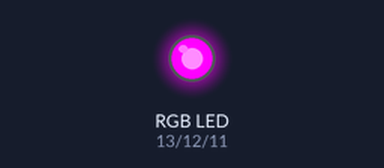
A sketch run on a simulated Arduino Uno, built with avr-gcc and run on an emulated ATmega328P. On the bench: an RGB LED mixed from three pins (HIGH = lit).

Above: at 0.1 s.
Timing chart, 0 to 1.6 s (numbered marks = the images above):
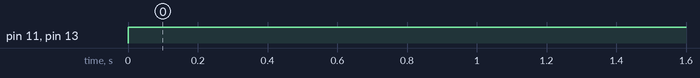

The sketch:

rgb-led-violet.ino
```cpp
int RED = 13;
int GREEN = 12;
int BLUE = 11;

void setup() {
  pinMode(RED, OUTPUT);
  pinMode(GREEN, OUTPUT);
  pinMode(BLUE, OUTPUT);
}

void loop() {
  analogWrite(RED, 255);
  analogWrite(GREEN, 0);
  analogWrite(BLUE, 255);
}
```

Measured:
- by itself, pin 11 (BLUE), pin 13 (RED): LOW → HIGH at 0.00 s
